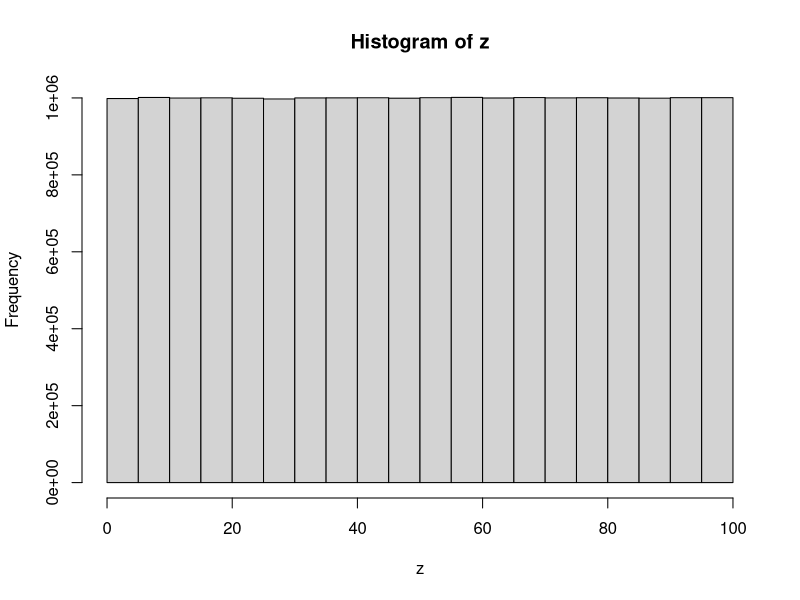

This chart was generated by the following R code:
## ---- chunk 1
knitr::opts_chunk$set(message=FALSE,warning=FALSE, cache=TRUE)
## ---- chunk 2
#List of computations
3+2
1+2
3-2
4*6
5/3
(1+6+4)/5

## ---- chunk 3

zoren <- 1
abc <- 2
zoren + abc

x <- c(1,2,3)
y <- c(5,6,7)

x+y
x*y
x/y

## ---- chunk 4

z<- length(100) # start with an empty length variable and then plug in 100 into it
for (x in 1:100){
  z[x] <- x
}
print(z)
## ---- chunk 5
z<- seq(1,100,1)
print(z)
## ---- chunk 6
sum(1:100)

## ---- chunk 7
func_addingintergers <- function(a,b) {
  return(sum(seq(a,b,1)))
  
}

func_addingintergers(1,10)
func_addingintergers(87,90)
## ---- chunk 8
z<- seq(1,100,2)
print(z)
## ---- chunk 9
a<- 1
b<-"Hello World"
d<-"3"
print(a)

class(d)

vector<- c(1,2,3,4,5,6,7,8)
vector[2:4]
vector[c(2,2,2,2,2)]
vector[vector <6] # show the numbers less than 7
vector[vector>=6] # greater or equal to 6
vector[vector!=4] # show numbers that are not 5

vector[8]<-3000 # put 3000 in the place of 8th number
vector

vector[1:2] <- 10

class(vector)
vector[7]<- "j" # put a number in the 7th place in the vector

vector

a<-c("1","2","3")
class(a)
b<- a
class(b)
as.numeric(b) # store charecters 123 as a number

a<- "ljjasjdflsjasf;lasdjflk;asdjfl;asdjfl"
strsplit(a,split="") # if you had a paragraph and you wanted to split the paragraph or put a period in R

a[1]

b[(1)][5]

example_list <- list(a=11, b=4, d=c(1,2,3,4))
example_list


data.frame() # particular way of structuring data


f<- matrix(0,nrow = 5, ncol = 3) # creating 5 rows and 3 columns

first_names <- c("asdf", "Asdfasd","asdfasdf")
ages<-c(3343,23122,67456)
grades<-c(89,56,99)

everybody <- data.frame(first_names,ages,grades)

everybody$ages[2] <- 12
## ---- chunk 10
x <- seq(1:1000)
y <- (0)
for (i in 2:999) {
  y<- c(x[y<=i],x[x>i & x%% i >0])
  x<-y
}
y

## ---- chunk 11
sample(1:100, 100, replace = T) 

## ---- chunk 12
sample(1:100, 25, replace = T) 

## ---- chunk 13
z<-c(10,11,12,13,14,15,16,17,18,19)
mean_zoren <- function(x) {
  mean_func <-0 # I need to initialize something if I want to use it in something else
  for (i in 1:length(x)) {
    mean_func<-mean_func + x[i]
    
  }
  mean_func<- mean_func/length(x)
    return(mean_func)
  }
mean_zoren(z)
## ---- chunk 14
mean_function <- function(z)
  return(sum(z)/length(z))
test_numbers<-c(4,30,12,10)
mean_function(test_numbers)

## ---- chunk 15
z<-c(5,6,7,8,9,10)
mode_function <- function(z) {
  while(length(z) > 2) {
    loc <- match(c(max(z),min(z)),z)
    z<-z[-loc]
  }
  if (length(z) == 2) {
     z <- (z[1]+z[2])/2
    }
  return(z)
}
mode_function (z)

  

## ---- chunk 16
z<-c(20,21,22,23,24,25,26,27,28,29,30)
my_range<- function(z) {
  range_function <- max(z)-min(z)
  return(range_function) }
my_range(z)
  

## ---- chunk 17
z<-c(20,21,22,23,24,25,26,27,28,29,30)
my_StandardDeviation<- function(z) {
  mean_function <- mean(z)
  var <- 0
  for (i in 1:length(z)){
    var<- var + (mean_function - x[i])^2
    var<- var/length(z)
    StDev <- sqrt(var)
    }
return(StDev)
my_StandardDeviation(z)
}
    
## ---- chunk 18
my_string <- "this one is not that bad"
nchar(my_string)

## ---- chunk 19
my_string <- "this one is not that bad"
count_words <- length(strsplit(my_string,' ')[[1]])
print(count_words)
## ---- chunk 20
my_string <- "This class is very hands on. You learn by practice. Looking forward to disecting more problems."
count_sentences <- length(strsplit(my_string,"\\.")[[1]])
print(count_sentences)
## ---- chunk 21
my_string <- "one small step for man, one giant leap for mankind"
find <-"a"
count_character <- length(which(strsplit(my_string,"")[[1]]==find))
print(count_character)
## ---- chunk 22
mytest_word <- "the"
mytest_sentence <- "It is a nice day in the neighborhood" 
new_splitsentence <- strsplit(mytest_sentence," ")
mytest_word %in% new_splitsentence
## ---- chunk 23
print(as.numeric(Sys.time())*1000, digits=15)
## ---- chunk 24
time_start <- as.numeric(Sys.time())
ed <- length(100)
for (i in 1:100) {
  ed[i] <- i
}
time_end <- as.numeric(Sys.time())
time_run <- time_end - time_start
print(time_run)
## ---- chunk 25

## ---- chunk 26
result <-1
for (j in 2:100){
  if(j %% 3 == 0){
    if (j %% 5 == 0) {
      result <-paste(result, "FizzBuzz", sep = ",") }
        else {result <- paste(result,"Fizz", sep = ", ")
    }
  }
  else if (j %% 5 == 0) {
    result <- paste(result, "Buzz", sep = ", ")
  }
  else {
    result <- paste(result, j, sep = ", ")
  }
}
print(result)

## ---- chunk 27
z <-"lets see what happens"
table(unlist(strsplit(z,split="")))

## ---- chunk 28
digits <- c(9,8,7,6,5,4,3,2,1)
letters <- c("a","s","d","j","k","l","m","n","o")
table <- data.frame(digits,letters)
print(table)
## ---- chunk 29
z<-runif(20000000,0,100)
hist(z)
## ---- chunk 30
z< c(1,2,3,4,5,6,7,8,9)
for(i in 1:2){
  for(j in 1:2){
    print(i*j)
  }
}

## ---- chunk 31
start_sequence <- c(10,20,30,40,50,20,20,30,20,40,50,2)
numbers <- unique(start_sequence)
scrambled_numbers <- sample(numbers)
encryption_key <- data.frame(numbers,scrambled_numbers)

encrypt_numbers <-function(input_sequence,key){
  encrypted_sequence<-c()
  for(i in 1:length(input_sequence)){
    original_number <- input_sequence[i]
    new_number <- key[key$numbers==original_number,]$scrambled_numbers
    encrypted_sequence[i] <- new_number
  }
  return(encrypted_sequence)
}

encrypt_numbers(start_sequence,encryption_key)
